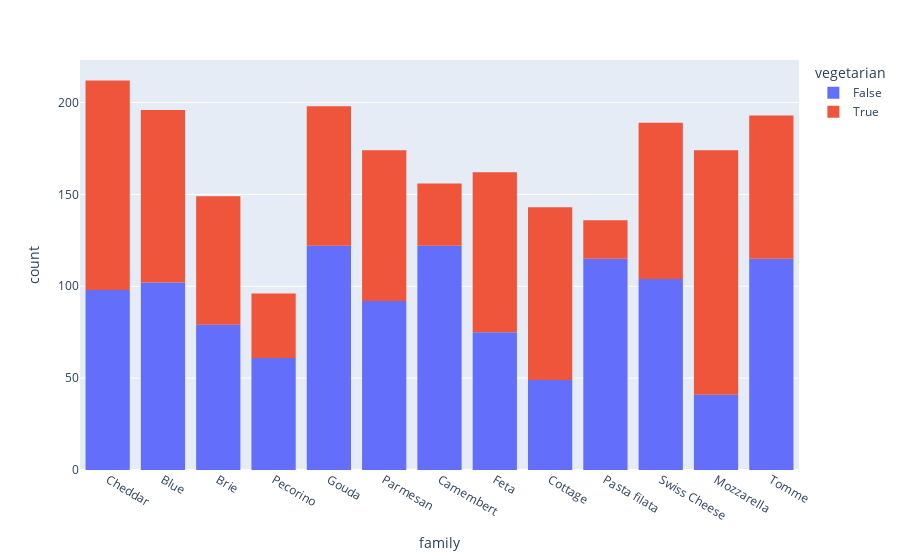

Write notebook code for a chart like this one.
### Code cell
# ดูว่าในแต่ family มี vegetrian เป็นอย่างไรบ้าง

fig = px.histogram(df, x="family", color="vegetarian")
fig.update_layout(
    bargap=0.2
)
fig.show()

### Figure 1 — Plotly figure (JSON) as saved in the notebook; plotly's stock layout.template omitted (floating-point values rounded to 4 significant figures; data arrays with more than 128 entries replaced by an {"elided": "..."} marker saying what was removed)
{"data": [{"alignmentgroup": "True", "bingroup": "x", "hovertemplate": "vegetarian=False<br>family=%{x}<br>count=%{y}<extra></extra>", "legendgroup": "False", "marker": {"color": "#636efa", "pattern": {"shape": ""}}, "name": "False", "offsetgroup": "False", "orientation": "v", "showlegend": true, "type": "histogram", "x": {"elided": "1175 str values"}, "xaxis": "x", "yaxis": "y"}, {"alignmentgroup": "True", "bingroup": "x", "hovertemplate": "vegetarian=True<br>family=%{x}<br>count=%{y}<extra></extra>", "legendgroup": "True", "marker": {"color": "#EF553B", "pattern": {"shape": ""}}, "name": "True", "offsetgroup": "True", "orientation": "v", "showlegend": true, "type": "histogram", "x": {"elided": "1003 str values"}, "xaxis": "x", "yaxis": "y"}], "layout": {"autosize": true, "bargap": 0.2, "barmode": "relative", "legend": {"title": {"text": "vegetarian"}, "tracegroupgap": 0}, "margin": {"t": 60}, "xaxis": {"anchor": "y", "autorange": true, "domain": [0, 1], "range": [-0.5, 12.5], "title": {"text": "family"}, "type": "category"}, "yaxis": {"anchor": "x", "autorange": true, "domain": [0, 1], "range": [0, 223.2], "title": {"text": "count"}}}}
